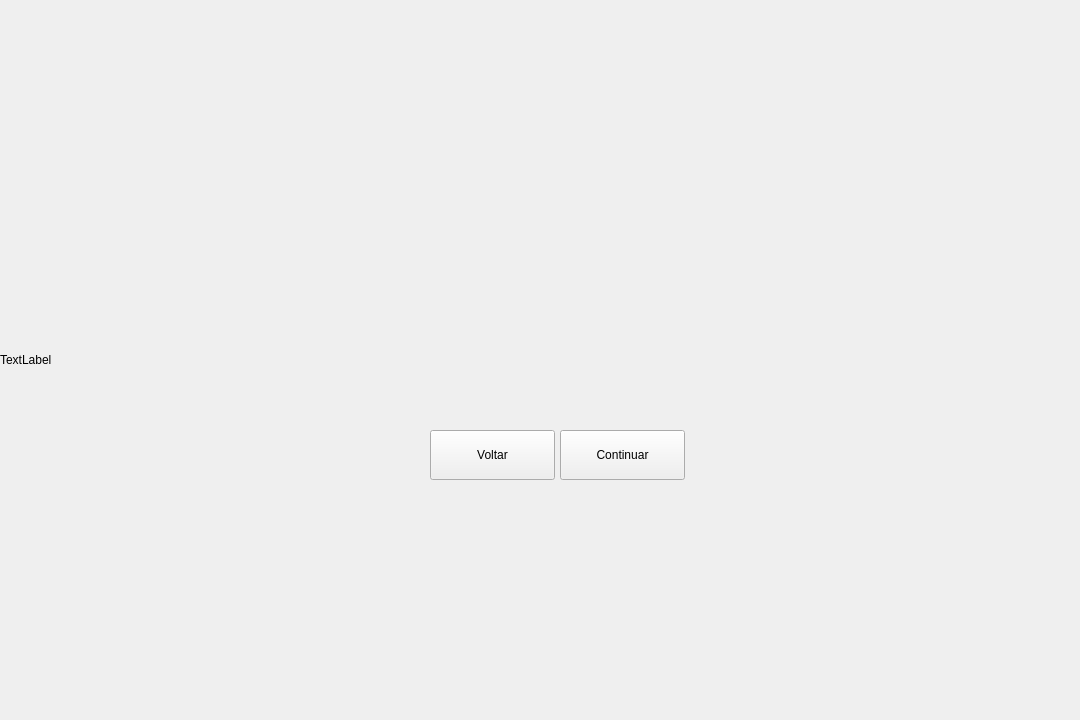
<?xml version="1.0" encoding="UTF-8"?>
<ui version="4.0">
 <class>FifteenthWindow</class>
 <widget class="QMainWindow" name="FifteenthWindow">
  <property name="geometry">
   <rect>
    <x>0</x>
    <y>0</y>
    <width>1080</width>
    <height>720</height>
   </rect>
  </property>
  <property name="windowTitle">
   <string>MainWindow</string>
  </property>
  <widget class="QWidget" name="centralwidget">
   <widget class="QLabel" name="label">
    <property name="geometry">
     <rect>
      <x>0</x>
      <y>0</y>
      <width>1080</width>
      <height>720</height>
     </rect>
    </property>
    <property name="text">
     <string>TextLabel</string>
    </property>
   </widget>
   <widget class="QPushButton" name="pushBackButton">
    <property name="geometry">
     <rect>
      <x>430</x>
      <y>430</y>
      <width>125</width>
      <height>50</height>
     </rect>
    </property>
    <property name="text">
     <string>Voltar</string>
    </property>
   </widget>
   <widget class="QPushButton" name="pushContinueButton">
    <property name="geometry">
     <rect>
      <x>560</x>
      <y>430</y>
      <width>125</width>
      <height>50</height>
     </rect>
    </property>
    <property name="text">
     <string>Continuar</string>
    </property>
   </widget>
  </widget>
 </widget>
 <resources/>
 <connections/>
</ui>
